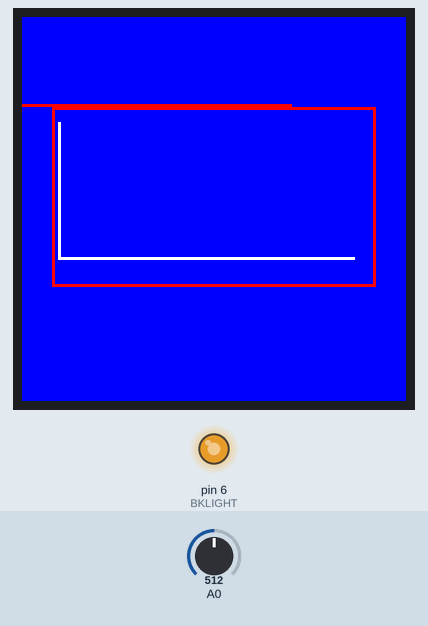
This sketch was run on a simulated Arduino Uno, built with avr-gcc and run on an emulated ATmega328P. Shown: 128×128 colour display, output pins drawn as LEDs (lit = HIGH). Inputs (shaded band) come from the test bench; at power-on: A0 = 512.

Above: at 1.4 s.
1.5 s: A0 set to 716
At 1.9 s:
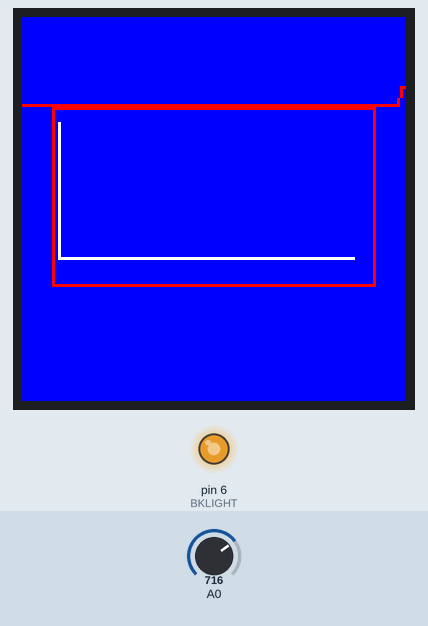
4.5 s: A0 set to 511
At 6.4 s:
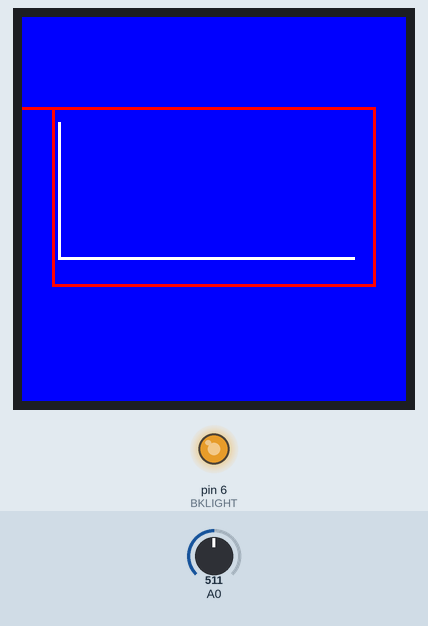
6.6 s: A0 set to 306
At 7.4 s:
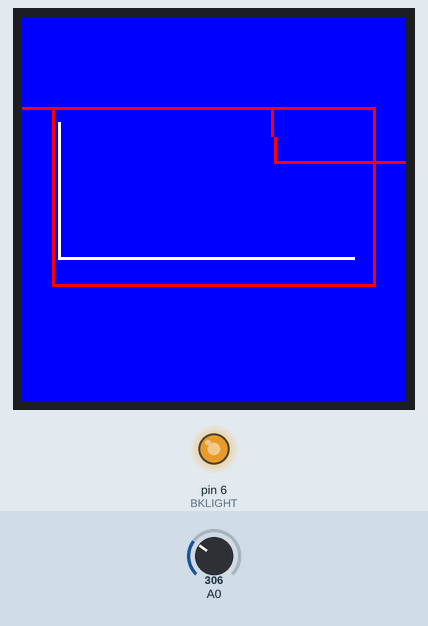
Timing chart, 0 to 9.6 s (numbered marks = the images above; inputs shaded):
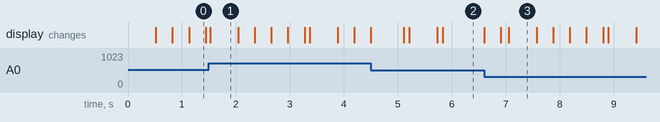

The sketch:

1.44__display__graph_XY_axis.ino
```cpp
//This example uses LCD to graph value of an analog input at A0 with XY axis lbeled. A 1000 ohm resistor is placed from A0 to ground and common of input voatage source is connected to Arduino common.

#include <SPI.h>
#include <Adafruit_GFX.h>    // Core graphics library
#include <Adafruit_ST7735.h> // Hardware-specific library
#include <Adafruit_ST7789.h>

// Pins
#define TFT_DC 8
#define TFT_CS 10
#define TFT_RST 9
#define BKLIGHT 6 // Backlight control pin

// Create ST7735 instance

Adafruit_ST7735 tft = Adafruit_ST7735(TFT_CS, TFT_DC, TFT_RST);

#define BRIGHTNESS 200 // Backlight intensity (0-255)
#define RANGE 100 // Vertical size of the graph in pixels.
#define WIDTH 128 // Horizontal size of Display in pixels.
#define HEIGHT 128 // Vertical size of Display in pixels.
#define PERSIST 500 // persistence of the graph (milliseconds).


int value ;
int last_value;
int x_pos= 0; // cursor position
int offset= 40; // vertical graph displacement in pixels.

void setup(){
// TFT init
  Serial.begin(9600);
  tft.initR(INITR_144GREENTAB);
  //clearScreen();
  tft.setCursor (50, 5);
  tft.setTextSize(1);
  tft.setTextColor(ST7735_YELLOW);
  tft.print("Bruce");

tft.fillScreen (ST7735_YELLOW);
tft.setTextSize (1);
tft.setTextColor (ST7735_WHITE);

analogWrite(BKLIGHT,BRIGHTNESS); //Set brightness.
tft. setCursor ( 20,20 );
tft. print ( "Graph" );
drawFrame();
clearGraph();
}

void drawFrame(){
tft.fillScreen(ST7735_WHITE);
tft.drawRect(0, 0, WIDTH, 21, ST7735_YELLOW);

tft.setTextSize(1);
tft.setCursor(10, 10);
tft.print("Volts: 1.0v/Div");
tft.setCursor(2, 12);
tft.print("Time: 10mS/Div");
}
void clearGraph(){
tft.fillScreen( ST7735_BLUE );
tft.drawRect(10, 30, 108, 60, ST7735_RED);
tft.drawLine(12, 80, 110, 80, ST7735_WHITE);
tft.drawLine(12, 80, 12, 35, ST7735_WHITE);

}

void plotLine(int last,int actual){
if(x_pos==0)last= actual; // first value is a dot.
tft.drawLine(x_pos-1, last, x_pos, actual, ST7735_RED);
x_pos++;
if(x_pos > WIDTH){
x_pos=0;
delay(PERSIST);
clearGraph();
}
}

void loop(){
last_value= value;
value= analogRead(A0);
value= map(value,0,1023,115,23);
value -= offset;
if(value <= 23) value= 23; //truncate off screen values.
plotLine(last_value ,value );
delay(10);
}
```

Measured:
- what the display in image 1 shows lasts 0.5 s, from 1.5 s to 2.0 s
